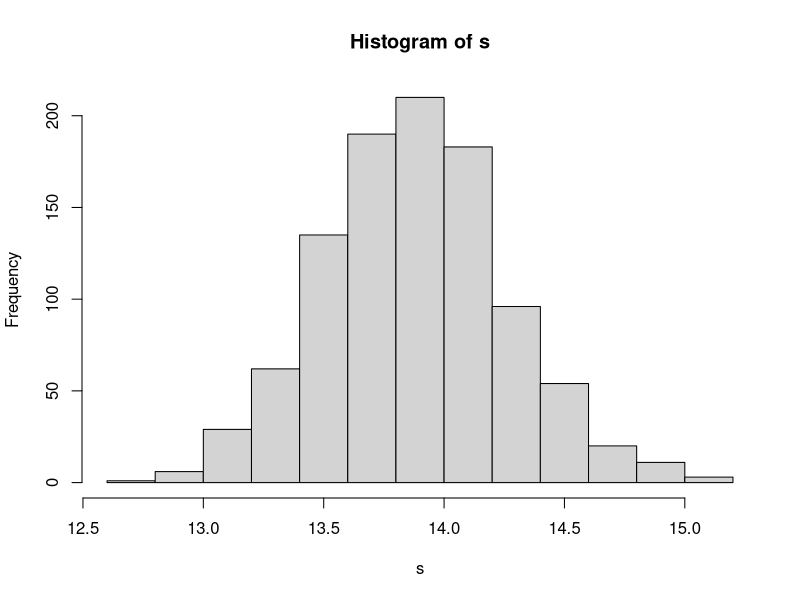
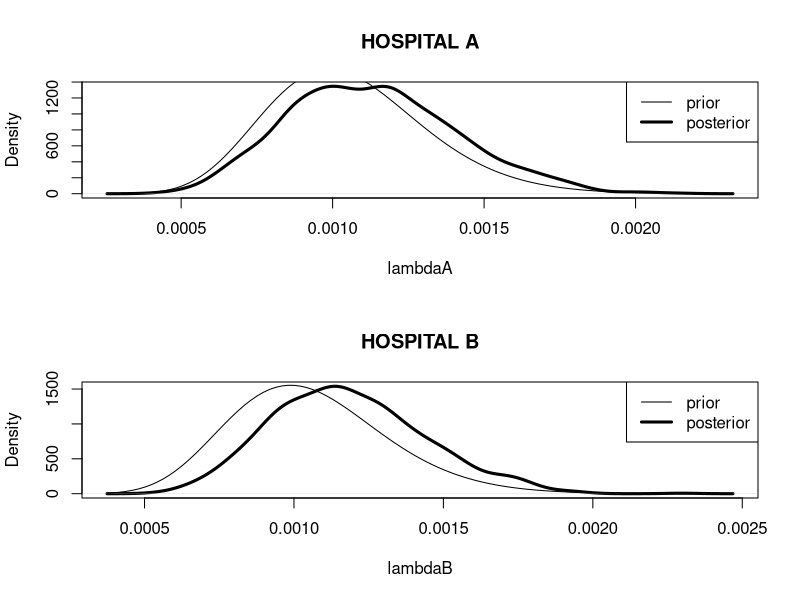
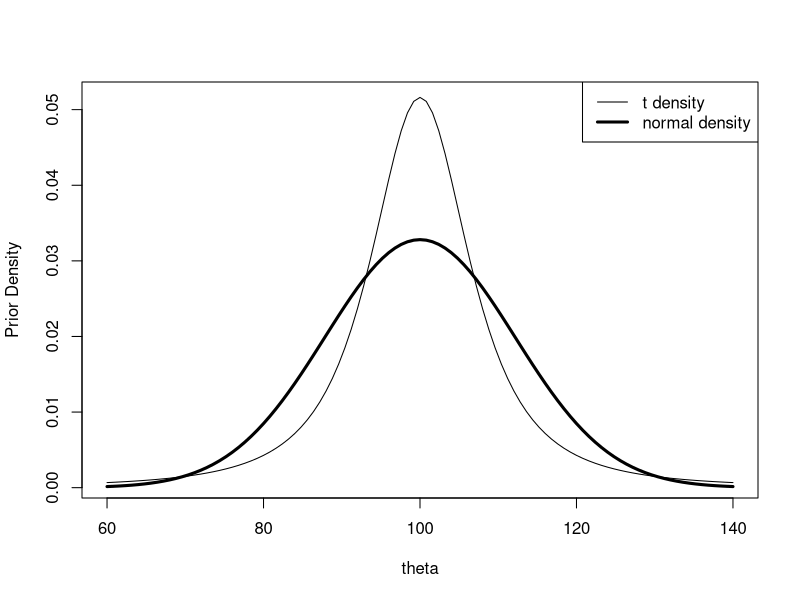
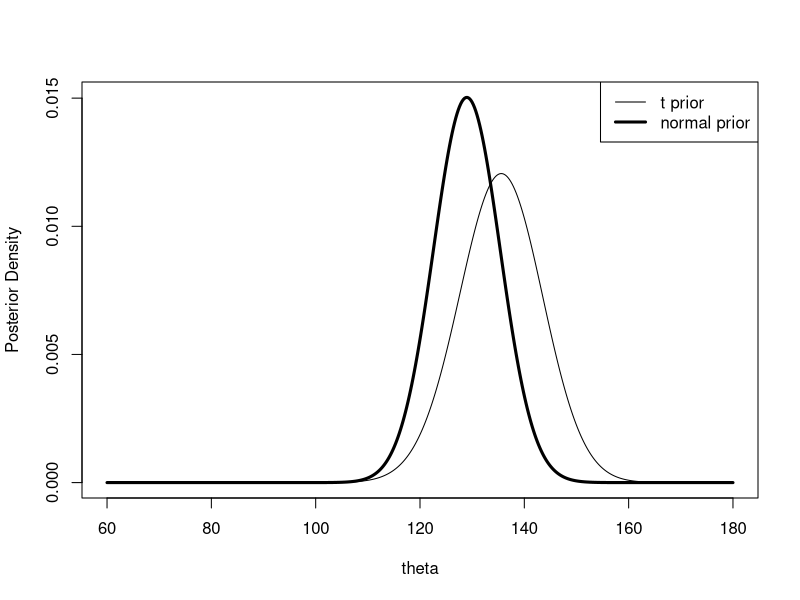

The R source for these figures, in order:
#################################
# Single Parameter Models
#################################

# We introduce use of R in summarizing 
# posterior distributions for several 
# single-parameter models.

# Begin by describing Bayesian inference
# for a variance for a normal popu-
# lation and inference for a Poisson
# mean when informative prior infor-
# mation is available.

# We simulate posterior distributions
# from the exponential family.

# In estimating a normal mean, we il-
# lustrate the use of two distinct
# priors in modeling beliefs and show
# that inferences may or may not be
# sensitive to the choice of a prior.

#################################
# Normal Distribution with 
# Known Mean but Unknown Variance
#################################
# Gelman et al (2003) consider a problem
# of estimating an unknown variance with
# American football scores. Looks at
# difference d between a game outcome
# (winning score minus losing score)
# and a published point spread. We
# observe d1, ..., dn, the observed
# difference between game outcomes
# and point spreads for n football
# games. 

### SEE SLIDES 2 and 3

# Load LearnBayes package
library(LearnBayes)

# get the data for 672 games
data(footballscores)

# so can manipulate variables directly
attach(footballscores)

# for each games, have actual scores
# on favorite and underdog teams and
# the spread, the published point spread:
d = favorite - underdog - spread;d

# sample size
n = length(d);n

# sum of the squares of differences:
v = sum(d^2);v

# We simulate 1000 values from posterior
# distribution of sd sigma in two steps:

# 1) Simulate values of precision parameter
# P = 1/sigma-squared from scaled chi-square
# distribution
P = rchisq(1000, n)/v;P

# 2) Perform transformation of sigma (s)
# to get values from the posterior distri-
# bution of standard deviation sigma
s = sqrt(1/P)

# Histogram of sigma:
hist(s)

# Extract 2.5%, 50%, and 97.5% percentiles
# of this simulated posterior distribution. 
# A point estimate for sigma is the posterior
# median 13.86 (this estimate will vary
# with each resample) and the extreme
# percentiles (13.18, 14.62) represent a
# 95% probability interval for sigma.
quantile(s, probs = c(0.025, 0.5, 0.975))

######################################
# Estimating a Heart Transplant 
# Mortality Rate - Poisson mean
######################################

# Consider the problem of learning about
# the rate of success of heart transplant
# surgery at a particular hospital in the
# United States. We observe the number of
# transplant surgeries n, and the number
# of deaths within 30 days of surgery y
# is recorded.

# Also, one can predict the probability of
# death for an individual patient based on
# various factors. 

# Based on these predicted probabilities,
# we can obtain an expected number of deaths
# denoted as e.

# We assume number of deaths y follows a
# Poisson distribution with mean e*lambda
# (lambda is exposure) and the objective 
# is to estimate the mortality rate per 
# unit exposure lambda.

# Standard estimate of lambda is MLE
# estimate lambda-hat = y/e but this estimate
# can be poor when number of deaths y is
# close to zero. Better to use a Bayesian
# estimate with small death counts that uses
# prior knowledge about the size of the
# mortality rate. We choose a prior distri-
# bution which is a member of gamma(a, b)
# density of the form

# SEE SLIDES 5 thru 9

# We consider inference about the heart
# transplant death rate for two hospitals,
# one that has experienced a small number
# of surgeries and a second that has had
# many surgeries.

# Hospital A had 1 death so y-obs = 1
# with an exposure of e = 66. Standard
# estimate of Hospital A's rate, 1/66
# falls into suspect category due to small
# number of deaths.

# So we perform bayesian calculations in R.
# We define gamma prior parameters alpha and
# beta and exposure ex, then find the pre-
# dictive density of the values y = 0, 1,
# ..., 10 using dpois() and dgamma().

# Values of f(y) are are computed for the
# prior mean value lambda = a/b. Note that
# most of the probability of the predictive
# density is concentrated on the two values
# y = 0 and y = 1. We have no reason to
# doubt our Bayesian model since the observed
# number of deaths (y-obs = 1) is in the
# middle of this predictive distribution.

alpha=16;beta=15174
yobs=1; ex=66
y=0:10; y
lam=alpha/beta;lam

# Prior predictive density
py=dpois(y, lam*ex)*dgamma(lam, shape = alpha,
                           rate = beta)/dgamma(lam, shape= alpha + y,
                                               rate = beta + ex)
py

# most of predictive density is between
# two values 0 and 1
cbind(y, round(py, 3))

# We summarize posterior density lambda by
# simulating 1000 values from gamma density:
lambdaA = rgamma(1000, 
                 shape = alpha + yobs, 
                 rate = beta + ex)
lambdaA

# Now we consider the estimation of Hospital B
# which had y-obs = 4 deaths with an exposure
# of e = 1767.
ex = 1767; yobs=4
y = 0:10; y

# Prior predictive density:
py = dpois(y, lam * ex) * dgamma(lam, shape = alpha, 
                                 rate = beta)/dgamma(lam, shape = alpha + y,
                                                     rate = beta + ex)
py

# We again see that observed number of deaths
# is consistent with this model as y-obs = 4
# is not in the extreme tails of this distri-
# bution.
cbind(y, round(py, 3))

# We again summarize posterior density lambda
# by simulating 1000 values from gamma density:
lambdaB = rgamma(1000, 
                 shape = alpha + yobs, 
                 rate = beta + ex)
lambdaB

# So we have two prior densities and we look
# at impact on inference. We display prior
# and posterior density distributions for 
# heart transplant death rate for the two
# hospitals on the same graph.

# puts both on same plot:
par(mfrow = c(2, 1))
# Hospital A posterior:
plot(density(lambdaA), 
     main="HOSPITAL A", 
     xlab="lambdaA", lwd=3)
# Hospital A prior:
curve(dgamma(x, shape = alpha, 
             rate = beta), add=TRUE)
legend("topright",
       legend=c("prior","posterior"),
       lwd=c(1,3))
# Hospital B posterior:
plot(density(lambdaB),
     main="HOSPITAL B", 
     xlab="lambdaB", lwd=3)
# Hospital B prior:
curve(dgamma(x, shape = alpha, 
             rate = beta), add=TRUE)
legend("topright",
       legend=c("prior","posterior"),
       lwd=c(1,3))

##########################################
# An Illustration of Bayesian Robustness
##########################################

# Is possible to have incomplete prior infor-
# mation about a parameter such that a number
# of different priors match the given info.

# Say you believe a priori that median of parameter
# theta is 30 and its 80th percentile is 50,
# there might be many priors that match. Here
# it is desirable that inferences from the pos-
# terior NOT be dependent on some exact func-
# tional form of the prior.

# A Bayesian analysis is said to be 'robust'
# to the choice of prior if the inference is
# insensitive to different priors that may
# match the user's beliefs.

# Suppose you want to estimate the true IQ theta
# for Joe. You believe Joe has average intelligence
# with a median of your prior distribution of 100.
# Also, you are 90% confident that Joe's IQ falls
# between 80 and 120.

# Can use normal.select() to find values of mean
# and standard deviation of normal density that
# match the beliefs that the median is 100 and
# the 95th percentile is 120.

library(LearnBayes)

quantile1=list(p=.5,x=100); quantile1
quantile2=list(p=.95,x=120); quantile2

# We see that normal density with mu = 100
# and r = 12.16 matches this prior information.
normal.select(quantile1, quantile2)

# Then Joe takes 4 IQ tests and his scores
# are y1, y2, y3, y4. If we assume that an
# individual score y is distributed N(theta,sigma)
# with a known sd sigma = 15, the observed
# mean score y-bar N(theta, sigma/4)

# SEE SLIDES 11 and 12

# We illustrate posterior calculations for
# three hypothetical test results for Joe
# with observed mean test scores of y-bars
# equal to 110, 125 or 140. In each case, 
# we compute the posterior mean (mu1) and 
# sd (tau1) of Joe's true IQ theta

# From before:
mu = 100
tau = 12.16
sigma = 15
n = 4
se = sigma/sqrt(4); se
# Joe's test scores:
ybar = c(110, 125, 140); ybar
# posterior sd:
tau1 = 1/sqrt(1/se^2 + 1/tau^2); tau1
# posterior mean:
mu1 = (ybar/se^2 + mu/tau^2) * tau1^2; mu1
summ1=cbind(ybar, mu1, tau1)
summ1

# SEE SLIDE 13 about t density

# So scale parameter lambda
tscale = 20/qt(0.95, 2)
tscale

# We display the normal and t priors in a
# single graph. They have the same basic shape
# but the t density has flatter tails which
# will impact the posterior density for
# "extreme" test scores

par(mfrow=c(1,1))

# Normal and t priors for representing prior
# opinion about a person's true IQ score
curve(1/tscale*dt((x-mu)/tscale,2),
      from=60, to=140, xlab="theta", 
      ylab="Prior Density")
curve(dnorm(x,mean=mu,sd=tau), 
      add=TRUE, lwd=3)
legend("topright",
       legend=c("t density","normal density"),
       lwd=c(1,3))

# SEE SLIDE 15

# We construct a grid of theta values that
# cover the posterior density, compute the
# product of the normal likelihood and the
# t prior on the grid, and convert to prob-
# abilities by dividing by the sum.

# Basically, we are approximating a continuous
# posterior density by a discrete distribution
# on this grid.

# Then we use this discrete distribution to
# compute the posterior mean and sd. The function
# norm.t.compute() implements this computation
# for a single value of y-bar. Using sapply()
# we apply it to 3 values of y-bar.

norm.t.compute=function(ybar) {
  theta = seq(60, 180, length = 500)
  like = dnorm(theta,mean=ybar,sd=sigma/sqrt(n))
  prior = dt((theta - mu)/tscale, 2)
  post = prior * like
  post = post/sum(post)
  m = sum(theta * post)
  s = sqrt(sum(theta^2 * post) - m^2)
  c(ybar, m, s) }

summ2=t(sapply(c(110, 125, 140),
               norm.t.compute))
summ2
dimnames(summ2)[[2]]=c("ybar","mu1 t","tau1 t")

# 2nd and 3rd columns represent mean and sd
# of posteriors
summ2

# We compare posteriors of theta using
# the two priors
cbind(summ1,summ2)

# When y-bar is 110, means and sd's are similar
# using normal and t prior. However, they can
# be different when the observed mean score
# is inconsistent with the prior mean.

# We graph posterior densities for the two
# priors (normal and t) in the extreme case
# where y-bar = 140.
theta=seq(60, 180, length=500)
normpost = dnorm(theta, mu1[3], tau1)
normpost = normpost/sum(normpost)
plot(theta,normpost,type="l",
     lwd=3,ylab="Posterior Density")
like = dnorm(theta,mean=140,
             sd=sigma/sqrt(n))
prior = dt((theta - mu)/tscale, 2)
tpost = prior * like / sum(prior * like)  
lines(theta,tpost)
legend("topright",
       legend=c("t prior","normal prior"),
       lwd=c(1,3))

# Inference about the mean is robust to
# choice of prior (normal or t) when observed
# mean IQ score is consistent with prior
# beliefs. But when an extreme IQ score
# is observed, the inference is not 
# robust to the choice of prior density.
